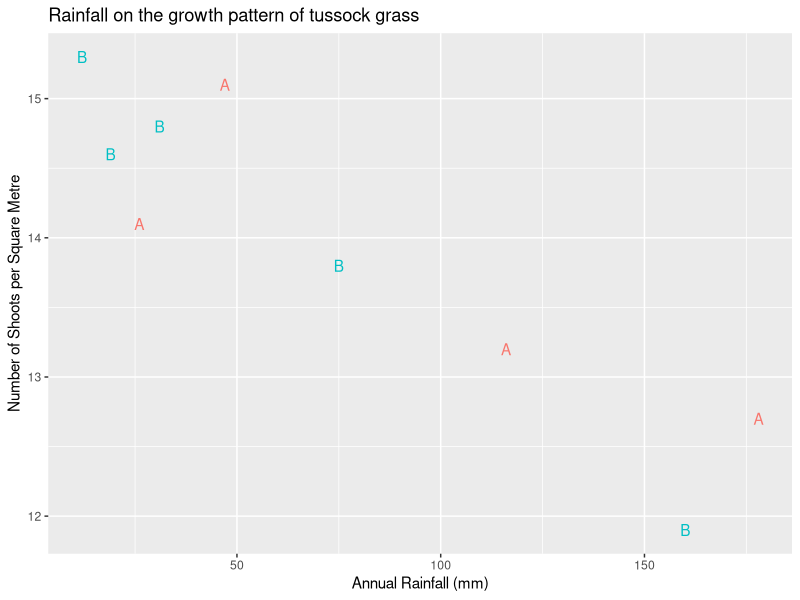
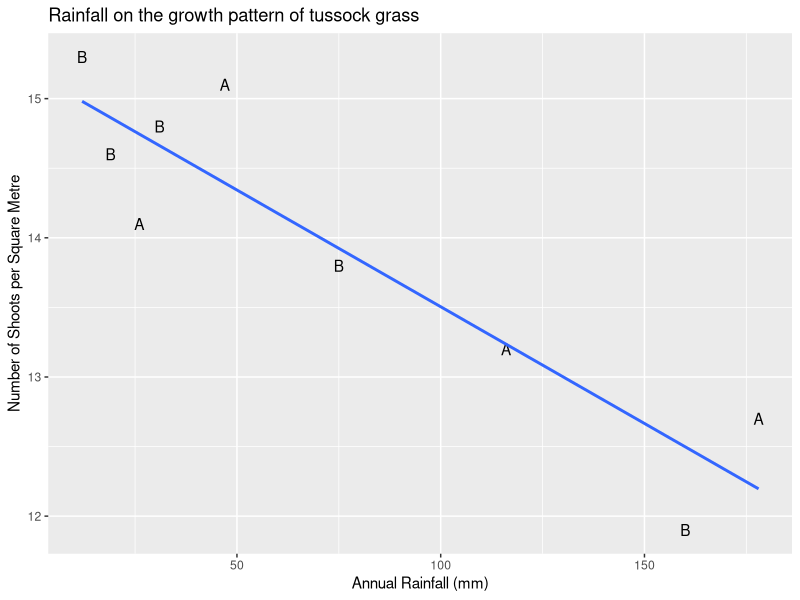

The R script that drew these images, in order: (Note: this script raises an error after producing the figures.)
## ---- chunk 1
knitr::opts_chunk$set(echo = TRUE)

## ---- chunk 2
library(ggplot2)
df <- data.frame(block = c(rep("A", 4), rep("B", 5)), 
                 annRain = c(47, 26, 116, 178, 19, 75, 160, 31, 12), 
                 shoots = c(15.1, 14.1, 13.2, 12.7, 14.6, 13.8, 11.9, 14.8, 15.3))

ggplot(df, aes(x=annRain,y=shoots, colour=block))+
  geom_text(aes(label=block)) + theme(legend.position="none") +
  labs(x = "Annual Rainfall (mm)", y = "Number of Shoots per Square Metre") +
  ggtitle('Rainfall on the growth pattern of tussock grass')


## ---- chunk 3
# Fit the linear regression model
lm_fit <- lm(shoots ~ annRain, data = df, x = T)
summary(lm_fit)

#finding beta and alpha from the coef
coef(lm_fit)

# Display the equation of the fitted regression line to 4 significant figures
cat("Fitted Regression Line: y =", coef(lm_fit)[1], coef(lm_fit)[2], "x\n")

## ---- chunk 4
ggplot(df, aes(x=annRain,y=shoots))+
  geom_text(aes(label=block)) + theme(legend.position="none") +
  labs(x = "Annual Rainfall (mm)", y = "Number of Shoots per Square Metre") +
  ggtitle('Rainfall on the growth pattern of tussock grass')+
  geom_smooth(method = "lm", se = FALSE)
## ---- chunk 5
objects(lm_fit)
#to create the design matrix
lm_fit$x
## ---- chunk 6
Block <- factor(df$block)
lm_fit2 <- lm(df$shoots~ relevel(Block, ref="A") + df$annRain + 
                relevel(Block, ref="A"):df$annRain, x=T)
summary(lm_fit2)
## ---- chunk 7
lm_fit2$x

## ---- chunk 8
knitr::include_graphics("2(a).jpg")
## ---- chunk 9
knitr::include_graphics("2(c).jpg")

## ---- chunk 10
knitr::include_graphics("3pt1.jpg")
## ---- chunk 11
knitr::include_graphics("3pt2.jpg")
## ---- chunk 12


